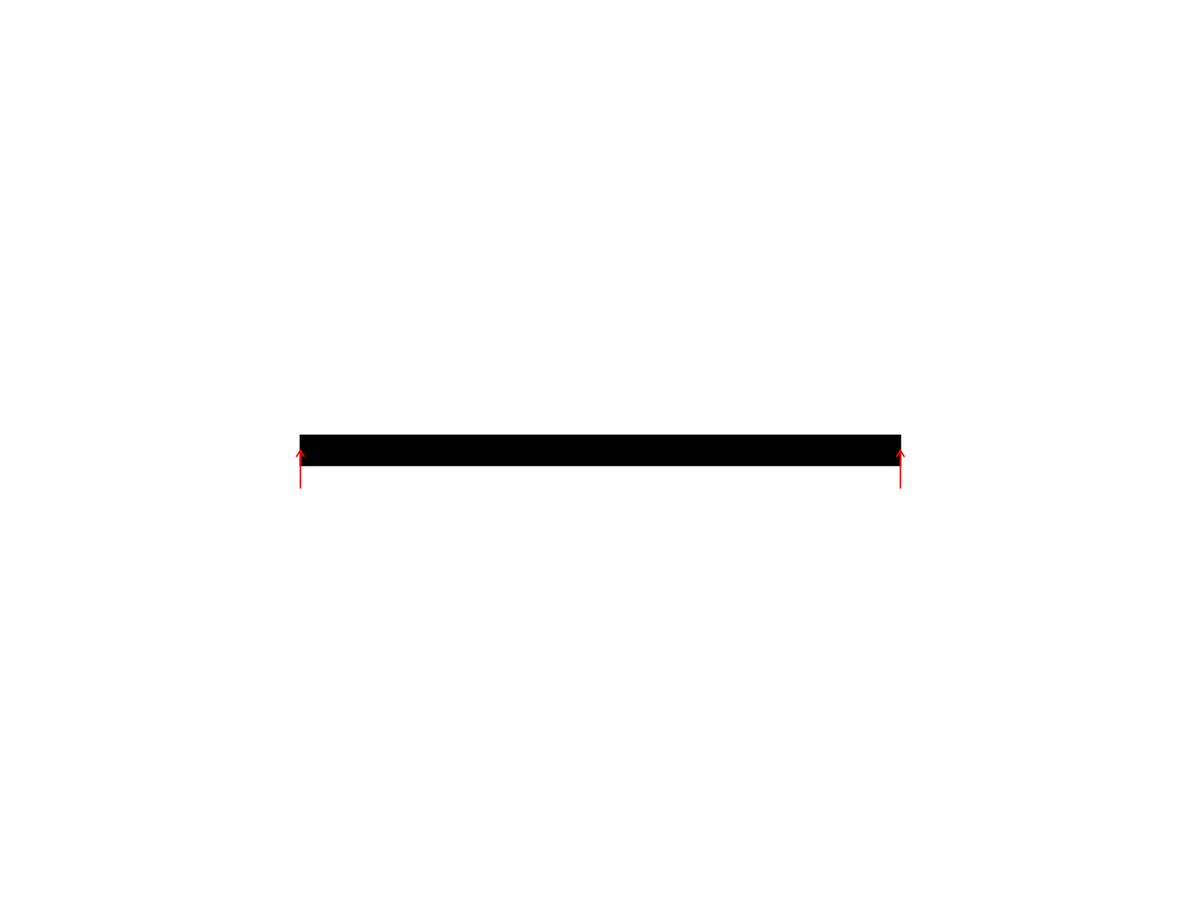
Frame 1 (no input)
Frame 60 (the mouse pressed at the canvas centre just before this capture): identical to frame 1, image omitted
Frame 120 (the mouse held since frame 60 and released just before this capture): identical to frame 1, image omitted

The Processing sketch that drew this single still picture (run headless with seeded random() and noise(); from frame 60 on, the mouse is pressed at the canvas centre):

// Processing sketch: Drag_and_Drop2
// ── Drag_and_Drop2.pde
Force support_A, support_B;
boolean mouseHolding = false;

Beam beam;

void setup() {
  fullScreen();
  beam = new Beam(new Point(width/2, height/2), 4, 0.2);
}

void draw() {
  background(255, 255, 255);
  beam.draw_beam();
  if (beam.pointInsideBeam(new Point(mouseX, mouseY)) && mousePressed && !mouseHolding) {
    beam.mouseTrackingMode = true;
    mouseHolding = true;
  }
}

void mouseReleased() {
  if (beam.mouseTrackingMode)
    beam.mouseTrackingMode = false;
  mouseHolding = false;
}
// ── Classes_Beam.pde
class Point {
  float X, Y;
  Point(float x, float y) {
    this.X = x;
    this.Y = y;
  }
}


class Force {
  Point head;
  float magnitude = 0;
  int direction = 0;  //1 for UP, -1 for DOWN
  Force(Point action_point, int Direction) {
    this.head = action_point;
    this.direction = Direction;
  }
  
  
  color Line_Color = color(0);
  float Force_stroke_thickness = 1.5;
  boolean mouseTrackingMode = false;

  void make() {
    stroke(Line_Color);
    strokeWeight(Force_stroke_thickness);
    if (direction == 1) {
      line(head.X, head.Y, head.X - 10 * sin(radians(30)), head.Y + 10 * cos(radians(30)));
      line(head.X, head.Y, head.X + 10 * sin(radians(30)), head.Y + 10 * cos(radians(30)));
      line(head.X, head.Y, head.X, head.Y + 50);
    } else if (direction == -1) {
      line(head.X, head.Y, head.X - 10 * sin(radians(30)), head.Y - 10 * cos(radians(30)));
      line(head.X, head.Y, head.X + 10 * sin(radians(30)), head.Y - 10 * cos(radians(30)));
      line(head.X, head.Y, head.X, head.Y - 50);
    }
  }
}

//Simple basic beam
class Beam {
  float Length_m = 4;
  float Thickness_m = 0.10;
  Point center;

  boolean pointInsideBeam(Point point) {
    if (point.X <= center.X + Length/2 && point.X >= center.X - Length/2 && point.Y <= center.Y + Thickness/2 && point.Y >= center.Y - Thickness/2)
      return true;
    return false;
  }

  float Length, Thickness;

  Force support_A, support_B;

  Beam(Point center, float Length_m, float Thickness_m) {

    this.Length_m = Length_m;
    this.Thickness_m = Thickness_m;

    Length = m_to_pixel(Length_m);
    Thickness = m_to_pixel(Thickness_m);
    this.centerAt(center);
  }

  void centerAt(Point center) {
    this.center = center;
    support_A = new Force(new Point(this.center.X - this.Length/2, this.center.Y), 1);
    support_A.Line_Color = color(255, 0, 0);
    support_A.Force_stroke_thickness = 2;
    support_B = new Force(new Point(this.center.X + this.Length/2, this.center.Y), 1);
    support_B.Line_Color = color(255, 0, 0);
    support_B.Force_stroke_thickness = 2;
  }

  boolean mouseTrackingMode = false;

  color fill_color = color(0);
  color stroke_color = color(0);
  float stroke_thickness = 2;

  void draw_beam() {
    if (mouseTrackingMode) {
      this.centerAt(new Point(mouseX, mouseY));
    }
    stroke(stroke_color);
    strokeWeight(stroke_thickness);
    fill(fill_color);
    rectMode(CENTER);
    rect(center.X, center.Y, Length, Thickness);
    support_A.make();
    support_B.make();
  }
}

//Takes care of all the maths and fuzz about the beam
class BeamSpecifications {
  float Max_Distance_From_Neutral_Axis = 0;
  Material material;
  float Moment_Of_Inertia = 0;
}

class Material {
  String name;
  float Max_Stress;
  float Youngs_Modulous;
  Material(String name, float Max_Tensile_Stress, float Youngs_Modulous) {
    this.name = name;
    this.Max_Stress = Max_Tensile_Stress;
    this.Youngs_Modulous = Youngs_Modulous;
  }
}

//Material List needed
// ── Display_Properties.pde
float scale_1m_pixels = 200;

float m_to_pixel(float value_m) {
  float value_pixels = value_m * scale_1m_pixels;
  return value_pixels;
}
